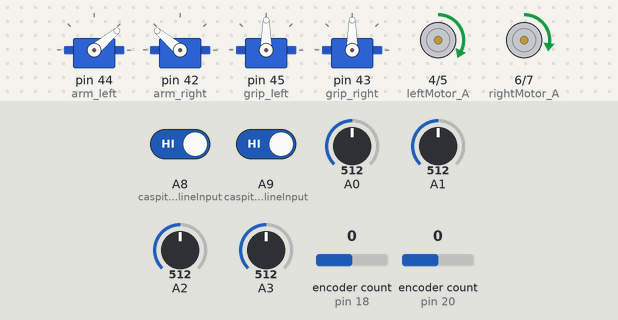
This sketch was run on a simulated Arduino Mega 2560, built with avr-gcc and run on an emulated ATmega2560. Parts: 4 × servo, motor-driver pin pairs drawn as motors (green arrow = first pin HIGH = forward, orange = second pin HIGH = backward, longer = more drive, scaled by the enable pin). Inputs (shaded band) come from the test bench; at power-on: A3 = 512, A0 = 512, A1 = 512, A8 (caspitInclineInput) HIGH, A2 = 512, A9 (caspitDeclineInput) HIGH, encoder count (sensors on pin 18, pin 20) 0.

Above: at 1.2 s.
1.3 s: A3 set to 716
At 2.1 s:
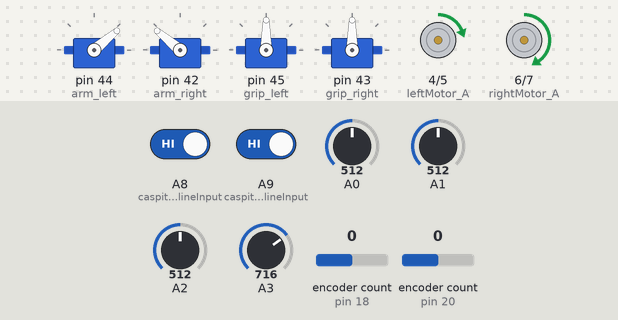
2.8 s: A0 set to 306
At 3.2 s:
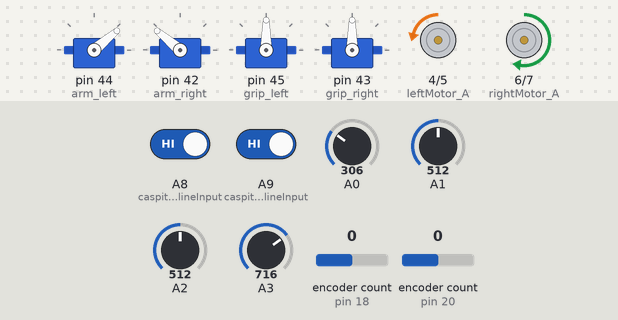
4.3 s: A1 set to 352
5.8 s: A1 set to 325
At 6.6 s:
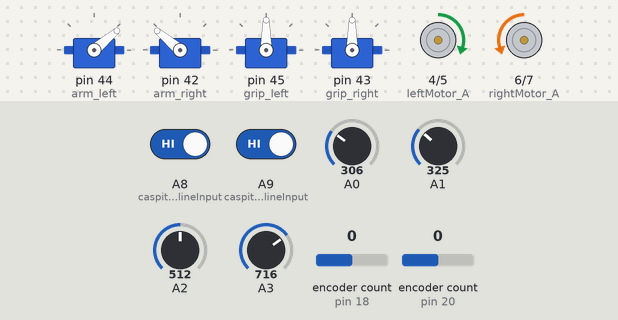
7.3 s: A8 (caspitInclineInput) driven LOW
At 8.2 s:
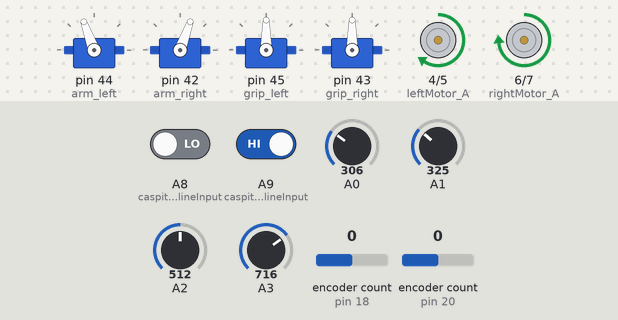
8.9 s: A0 set to 716
At 10.2 s:
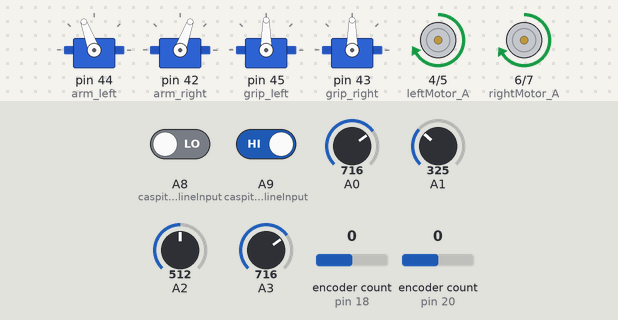
Timing chart, 0 to 11.4 s (numbered marks = the images above; inputs shaded):
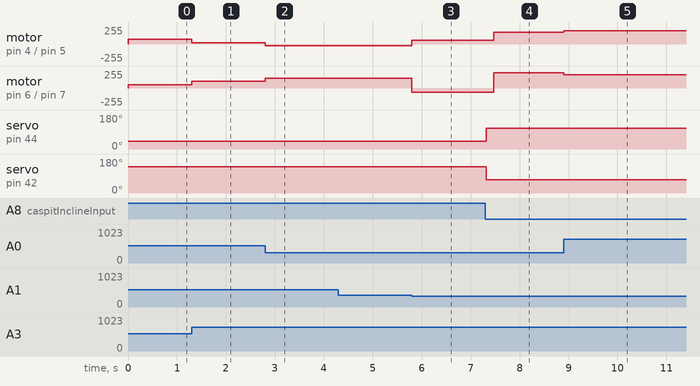

The sketch:

Prog7Caspit.ino
```cpp
#include <Servo.h>
#include <Encoder.h>
#include <PinChangeInt.h>

#define DEBUG1 0 // motor speed left/right
#define DEBUG2 0 // sensors digital values
#define DEBUG3 0 // sensors analog values
#define DEBUG4 0 // sensors analog values RAW
#define DEBUG5 0 // UltraSonic Sensor
#define DEBUG6 0 // Mercury sensor
#define DEBUG7 0 //


// Black Line Value
#define black 250

//encoders
#define CPR 2248.86
const int M1_ENC_A = 18;
const int M1_ENC_B = 19;
const int M2_ENC_A = 20;
const int M2_ENC_B = 21;
Encoder M1(M1_ENC_A, M1_ENC_B);
Encoder M2(M2_ENC_A, M2_ENC_B);

//servos
const int arm_left =  44, arm_right =  42;
const int grip_left = 45, grip_right = 43;
Servo AL,GL,AR,GR; //Arm left, Grip left, Arm right, Grip right

// Engine Pin Layout
#define rightMotor_A 6
#define rightMotor_B 7
#define rightMotor_PWM 8
#define leftMotor_A 4
#define leftMotor_B 5
#define leftMotor_PWM 9

// Ultrasonic Sensor
#define trigPin 14
#define echoPin 3
unsigned long time = 0;
unsigned long duration;
int distance = 0;

// Mercury Sensor
#define caspitInclineInput A8
#define caspitDeclineInput A9
volatile boolean cFlag=false;
volatile boolean cInclineFlag=false;
volatile boolean cDeclineFlag=false;
unsigned long caspitTime;
unsigned long caspitInclineTime;
unsigned long  caspitDeclineTime;


//Infrared Line Sensors
int rightSensorMidRAW,leftSensorMidRAW,rightSensorOutRAW,leftSensorOutRAW;
int rightSensorMid,leftSensorMid,rightSensorOut,leftSensorOut;
int rightSub,leftSub;

boolean digitalSensor[4];
int analogSensor[4];
int analogSensorRAW[4];
const char* sensorNum[] = {"rightSensorOut(A2)" , "rightSensorMid(A0)" , "leftSensorMid(A3)" , "leftSensorOut(A1)"};


//Servos Functions
void moveUp(){
  AR.write(140);
  AL.write(40);

}

void moveDown(){
  AL.write(110);
  AR.write(70);
}

void openGrip(){
  GR.write(50);
  GL.write(130);

}

void closeGrip(){
  GL.write(70);
  GR.write(110);
}

void servo_init(){
  moveUp();
//  closeGrip();
}

/*
void trigUs(){
  digitalWrite(trigPin, 1);
  delayMicroseconds(10);
  digitalWrite(trigPin,0);
  duration = pulseIn(echoPin,HIGH);
  attachInterrupt(1, measurement, RISING);
}

void measurement(){
  distance = duration/58;

  if(DEBUG5){
    Serial.print("Distance = ");
    Serial.println(distance);
  }
  detachInterrupt(1);
}
*/

void stopingz(){
  motors(0,0);
}

void readSensors(){
  rightSensorMidRAW = analogRead(A0);
  leftSensorMidRAW = analogRead(A3);
  rightSensorOutRAW = analogRead(A2);
  leftSensorOutRAW =analogRead(A1);

  rightSensorOut = map(rightSensorOutRAW, 1000, 110, 1000, 0);
  rightSensorMid = map(rightSensorMidRAW,1000 ,115, 1000, 0);
  leftSensorMid = map(leftSensorMidRAW, 1000, 190,  1000, 0);
  leftSensorOut = map(leftSensorOutRAW, 1000, 120,1000, 0);

  analogSensor[0] = rightSensorOut;
  analogSensor[1] = rightSensorMid;
  analogSensor[2] = leftSensorMid;
  analogSensor[3] = leftSensorOut;

  analogSensorRAW[0] = rightSensorOutRAW;
  analogSensorRAW[1] = rightSensorMidRAW;
  analogSensorRAW[2] = leftSensorMidRAW;
  analogSensorRAW[3] = leftSensorOutRAW;
}

void updateDigital() {
  for(int i = 0; i< 4; i++){
    if(analogSensor[i] < black)
      digitalSensor[i] = true;
    else
      digitalSensor[i] = false;
  }
}


void updateSensors(){
  readSensors();
  updateDigital();
  caspitState();


/*  if(millis() - time > 50){
    trigUs();
    time = millis();
  }
*/

  if(DEBUG2){
    for(int c = 0; c < 4; c++)
    {
      for(int i = 0; i< 4; i++){
        Serial.print(sensorNum[i]);
        Serial.print(" = ");
        Serial.print(digitalSensor[i]);
        Serial.print("  ");
      }
      Serial.println();
    }

  }

  if(DEBUG3){
    for(int c = 0; c < 4;c++)
      for(int j = 0; j< 4; j++){
        Serial.print(sensorNum[j]);
        Serial.print(" = ");
        Serial.print(analogSensor[j]);
        Serial.print("  ");
      }
    Serial.println();
  }


  if(DEBUG4){
    for( int c = 0; c < 4; c++)
    {
      for(int k = 0; k < 4; k++){
        Serial.print(sensorNum[k]);
        Serial.print(" = ");
        Serial.print(analogSensorRAW[k]);
        Serial.print("  ");
      }
      Serial.println();
    }
  }

}


void caspit_init(){
  pinMode(caspitInclineInput, INPUT_PULLUP);
   pinMode(caspitDeclineInput, INPUT_PULLUP);
  attachPinChangeInterrupt(A8, setCaspitFlag, CHANGE);
  attachPinChangeInterrupt(A9, setCaspitFlag, CHANGE);
}

void setCaspitFlag(){
  cFlag = true;
}


void caspitCapot(){
  if(cFlag){
    if(digitalRead(caspitInclineInput)==0)
      caspitInclineTime=millis();
    if(digitalRead(caspitDeclineInput)==0)
      caspitDeclineTime=millis();

    }

  else if(digitalRead(caspitInclineInput)==0){
    if((millis()-caspitInclineTime)>500){
      cInclineFlag =  1;
       moveDown();
    }
        }
  else if(digitalRead(caspitDeclineInput)==0){
    if((millis()-caspitDeclineTime)>5000){
        cDeclineFlag = 1;
        Serial.print("0");
         }
        else
          cDeclineFlag = 0;
      }

        if((cDeclineFlag==1) && (digitalRead(caspitDeclineInput)==1 )){
           Serial.print("1");
            moveUp();
              cDeclineFlag = 0;
              cInclineFlag = 0;
              //dec =ירידה
              //inc =עליה
                    }


  cFlag=false;
}


boolean caspitState(){
  if(cFlag){
    if(digitalRead(caspitInclineInput)==0){
      caspitTime=millis();
    }
  }
  else if(digitalRead(caspitInclineInput)==0)
  {
    if((millis()-caspitTime)>150){
      if(DEBUG6)
        Serial.println("CaspitState : true");
      return true;
    }
  }

  if(DEBUG6)
    Serial.println("CaspitState = false");

  cFlag=false;
  return false;
}


void Drive(){
  caspitCapot();
  if(!caspitState()){
    if((leftSensorOut < black) || (rightSensorOut < black))
      turnAround();

    else
      drive1(60,60);

  }
  else
    DaniBoost(200,200);
}

void drive1(int speed1,int speed2){

  int rightSensorMid1 = map(rightSensorMid, 0, 1000, -100, 100);
  int leftSensorMid1 = map(leftSensorMid, 0, 1000, -100, 100);
  int rightSensorOut1 = map(rightSensorOut, 0, 1000, -100, 100);
  int leftSensorOut1 = map(leftSensorOut, 0, 1000, -100, 100);

  int error = (rightSensorMid1 - leftSensorMid1);

  motors(speed1 + error,speed2 - error);
}

void DaniBoost(int speed3,int speed4){

  int rightSensorMid1 = map(rightSensorMid, 0, 1000, 0, 60);
  int leftSensorMid1 = map(leftSensorMid, 0, 1000, 0, 60);

  int error = (rightSensorMid1 - leftSensorMid1);

  motors(speed3 + error,speed4 - error);
}


void turnAround(){
  if(leftSensorOut < black){
    motors(60,-60);
    delay(50);
    while(rightSensorMid > black){
      updateSensors();
    }
  }
  else if(rightSensorOut < black){
    motors(-60 ,60);
    delay(50);
    while(leftSensorMid > black){
      updateSensors();
    }
  }
}

void motors(int left, int right){
  if(DEBUG1){
    Serial.print("Left: ");
    Serial.print(left);
    Serial.print("Right: ");
    Serial.println(right);
  }

  if (left > 0)
  {
    digitalWrite(leftMotor_A,1);
    digitalWrite(leftMotor_B,0);
    analogWrite(leftMotor_PWM, left);
  }
  else
  {
    digitalWrite(leftMotor_A,0);
    digitalWrite(leftMotor_B,1);
    analogWrite(leftMotor_PWM, -left);
  }

  if (right > 0)
  {
    digitalWrite(rightMotor_A,1);
    digitalWrite(rightMotor_B,0);
    analogWrite(rightMotor_PWM, right);
  }
  else
  {
    digitalWrite(rightMotor_A,0);
    digitalWrite(rightMotor_B,1);
    analogWrite(rightMotor_PWM, -right);
  }
}


void setup(){
  Serial.begin(9600);
  for(int i = 4; i < 8; i ++)
    pinMode(i,OUTPUT);

 // pinMode(trigPin,OUTPUT);
  //trigUs();
  caspit_init();
  servo_init();

  AL.attach(arm_left);
  AR.attach(arm_right);
  GL.attach(grip_left);
  GR.attach(grip_right);
}

void loop(){
  updateSensors();
  Drive();

}
```

Measured:
- the behaviour switches between 340 and 339 on A1 (found by bisection; images 2 and 3)
- after the input at 1.3 s, motor on pin 4 (leftMotor_A) / pin 5 (leftMotor_B): forward 70/255 → forward 19/255 at once; motor on pin 6 (rightMotor_A) / pin 7 (rightMotor_B): forward 50/255 → forward 101/255 at once
- after the input at 2.8 s, motor on pin 4 (leftMotor_A) / pin 5 (leftMotor_B): forward 19/255 → backward 27/255 at once; motor on pin 6 (rightMotor_A) / pin 7 (rightMotor_B): forward 101/255 → forward 147/255 at once
- after the input at 4.3 s, every drawn part: stays the same
- after the input at 5.8 s, motor on pin 4 (leftMotor_A) / pin 5 (leftMotor_B): backward 27/255 → forward 60/255 at once; motor on pin 6 (rightMotor_A) / pin 7 (rightMotor_B): forward 147/255 → backward 60/255 at once
- after the input at 7.3 s, motor on pin 4 (leftMotor_A) / pin 5 (leftMotor_B): forward 60/255 → forward 173/255 after 0.18 s; motor on pin 6 (rightMotor_A) / pin 7 (rightMotor_B): backward 60/255 → forward 227/255 after 0.18 s; servo on pin 44 (arm_left): 40° → 110° at once; servo on pin 42 (arm_right): 140° → 70° at once
- after the input at 8.9 s, motor on pin 4 (leftMotor_A) / pin 5 (leftMotor_B): forward 173/255 → forward 201/255 at once; motor on pin 6 (rightMotor_A) / pin 7 (rightMotor_B): forward 227/255 → forward 199/255 at once
